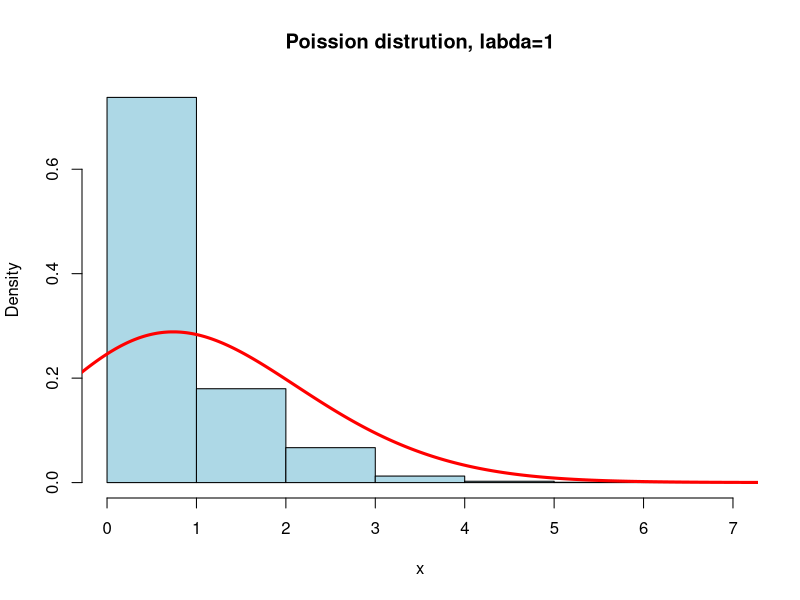

This figure's R source:
#http://zoonek2.free.fr/UNIX/48_R/07.html
#Poisson distribution

N <- 10000
x <- rpois(N,1)
hist(x, xlim=c(min(x), max(x)), probability = T, nclass = max(x)- min(x)-1,
     col = 'lightblue', main ="Poission distrution, labda=1")
lines(density(x, bw=1), col= "red", lwd=3)
